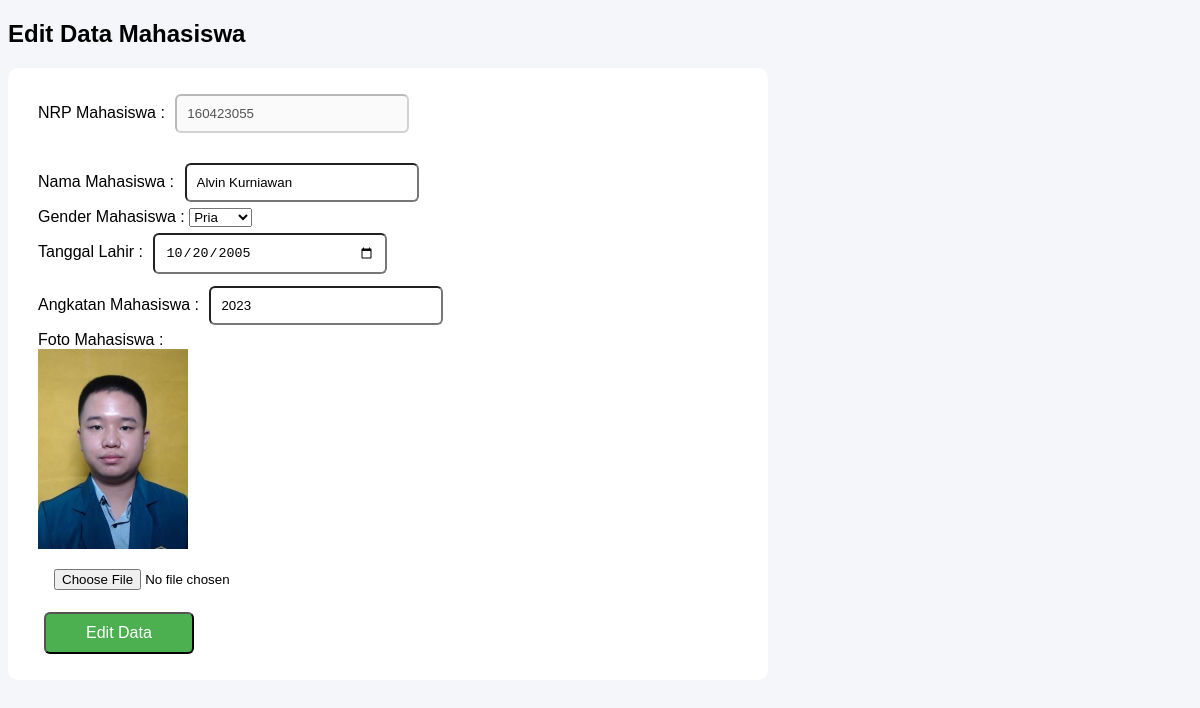
/edit_data_mahasiswa.php?nrp=160423055, run on the app's committed database.
### tables this page shows
CREATE TABLE `mahasiswa` (
  `nrp` char(9) NOT NULL,
  `nama` varchar(45) DEFAULT NULL,
  `gender` enum('Pria','Wanita') DEFAULT NULL,
  `tanggal_lahir` date DEFAULT NULL,
  `angkatan` year(4) DEFAULT NULL,
  `foto_extention` varchar(4) DEFAULT NULL,
  PRIMARY KEY (`nrp`)
);

### edit_data_mahasiswa.php (the view, shortened to what this page needs)
<!DOCTYPE html>
<html lang="en">
<head>
</head>
<body>
    <h2>Edit Data Mahasiswa</h2>
    <?php
    $nrp_mahasiswa = $_GET['nrp'];
    $mysqli = new mysqli("localhost", "root", "", "fullstack");
    $stmt = $mysqli->prepare('SELECT * FROM mahasiswa WHERE nrp = ?');
    $stmt->bind_param("s", $nrp_mahasiswa);
    $stmt->execute();
    $result = $stmt->get_result();
    if ($row = $result->fetch_assoc()) {
        echo "<form method = 'POST' action = 'edit_data_mahasiswa_proses.php' enctype = 'multipart/form-data'>";
        echo "<label>NRP Mahasiswa : </label><input type = 'text' value = '" . $row['nrp'] . "' disabled><br>";
        echo "<input type = 'hidden' value = '" . $row['nrp'] . "' name = 'txtNRP'><br>";
        echo "<label>Nama Mahasiswa : </label><input type = 'text' value = '" . $row['nama'] . "' name = 'txtNama'><br>";
        echo "<label>Gender Mahasiswa : </label>
                  <select name = 'genderMhs'>\
                    <option value = 'Pria'";
        if ($row['gender'] == 'Pria') {
            echo "selected";
        }
        echo ">Pria</option>";
        echo "</select><br>";
        echo "<label>Tanggal Lahir : </label><input type = 'date' value = '" . $row['tanggal_lahir'] . "' name = 'txtTanggalLahir'><br>";
        echo "<label>Angkatan Mahasiswa : </label><input type = 'text' value = '" . $row['angkatan'] . "' name = 'txtAngkatan'><br>";
        echo "<label>Foto Mahasiswa : </label><br>";
        echo "<img src = 'foto_mahasiswa/" . $nrp_mahasiswa . "." . $row['foto_extention'] . "' alt = 'Foto Mahasiswa'><br>";
        echo "<input type = 'file' name = 'fotoBaru' accept='image/jpeg, image/png'><br>";
        echo "<button type = 'submit' name = 'btnEdit' class='btnEdit'>Edit Data</button>";
        echo "</form>";
    } else {
        echo "Data tidak ditemukan";
    }
    ?>
</body>
</html>

### edit_data_mahasiswa.php (style rules this page uses)
body { background: #f4f6f9; font-family: Arial; }
form { background: #fff; padding: 20px 30px; border-radius: 10px; text-align: left; width: 700px; }
img { width: 150px; height: 200px; }
input { border-radius: 6px; padding: 10px; margin: 6px; width: 30%; }
.btnEdit { background: #4CAF50; color: white; padding: 10px 40px; border-radius: 6px; margin: 6px; font-size: 16px; }

### data on the page
mahasiswa: nrp "160423055", txtNama "Alvin Kurniawan", genderMhs "Pria", txtTanggalLahir "10/20/2005", txtAngkatan "2023"
